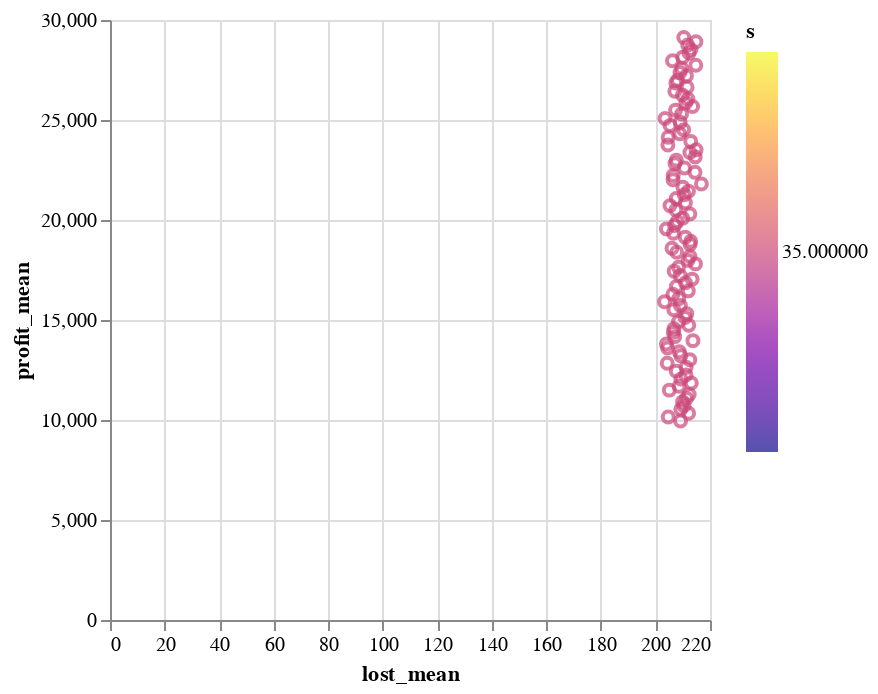

The cell this chart's notebook holds for it:
### Code cell
# w zaleznosci od wagi ktora kropka (lewy gorny rog) dla 1 wagi ta blizej lewej
using VegaLite
df |> @vlplot(:point, x=:lost_mean, y=:profit_mean, color={:s, scale={scheme=:plasma}})

### Figure 1 — Vega-Lite specification as saved in the notebook (floating-point values rounded to 4 significant figures)
{"data": {"values": [{"N": 1000, "S": 230, "lost_mean": 209.2, "lost_std": 94.68, "m": 250, "p": 0, "profit_mean": 9951.0, "profit_std": 287.9, "s": 35}, {"N": 1000, "S": 230, "lost_mean": 204.7, "lost_std": 94.7, "m": 250, "p": 0.01, "profit_mean": 10150.0, "profit_std": 294.6, "s": 35}, {"N": 1000, "S": 230, "lost_mean": 212.2, "lost_std": 95.85, "m": 250, "p": 0.02, "profit_mean": 10340.0, "profit_std": 291.8, "s": 35}, {"N": 1000, "S": 230, "lost_mean": 209.3, "lost_std": 98.43, "m": 250, "p": 0.03, "profit_mean": 10530.0, "profit_std": 312.8, "s": 35}, {"N": 1000, "S": 230, "lost_mean": 210.4, "lost_std": 94.45, "m": 250, "p": 0.04, "profit_mean": 10720.0, "profit_std": 300.3, "s": 35}, {"N": 1000, "S": 230, "lost_mean": 209.9, "lost_std": 95.89, "m": 250, "p": 0.05, "profit_mean": 10910.0, "profit_std": 312.3, "s": 35}, {"N": 1000, "S": 230, "lost_mean": 211.4, "lost_std": 96.8, "m": 250, "p": 0.06, "profit_mean": 11090.0, "profit_std": 317.8, "s": 35}, {"N": 1000, "S": 230, "lost_mean": 212.4, "lost_std": 98.5, "m": 250, "p": 0.07, "profit_mean": 11280.0, "profit_std": 323.3, "s": 35}, {"N": 1000, "S": 230, "lost_mean": 205.1, "lost_std": 99.55, "m": 250, "p": 0.08, "profit_mean": 11490.0, "profit_std": 320.6, "s": 35}, {"N": 1000, "S": 230, "lost_mean": 208.7, "lost_std": 95.94, "m": 250, "p": 0.09, "profit_mean": 11690.0, "profit_std": 326.7, "s": 35}, {"N": 1000, "S": 230, "lost_mean": 213.1, "lost_std": 99.85, "m": 250, "p": 0.1, "profit_mean": 11850.0, "profit_std": 341.8, "s": 35}, {"N": 1000, "S": 230, "lost_mean": 209.3, "lost_std": 95.95, "m": 250, "p": 0.11, "profit_mean": 12050.0, "profit_std": 335.7, "s": 35}, {"N": 1000, "S": 230, "lost_mean": 211.2, "lost_std": 93.08, "m": 250, "p": 0.12, "profit_mean": 12250.0, "profit_std": 338.4, "s": 35}, {"N": 1000, "S": 230, "lost_mean": 207.6, "lost_std": 95.04, "m": 250, "p": 0.13, "profit_mean": 12440.0, "profit_std": 353.8, "s": 35}, {"N": 1000, "S": 230, "lost_mean": 211.2, "lost_std": 96.75, "m": 250, "p": 0.14, "profit_mean": 12640.0, "profit_std": 347.2, "s": 35}, {"N": 1000, "S": 230, "lost_mean": 204.3, "lost_std": 96.09, "m": 250, "p": 0.15, "profit_mean": 12830.0, "profit_std": 341.1, "s": 35}, {"N": 1000, "S": 230, "lost_mean": 212.6, "lost_std": 96.64, "m": 250, "p": 0.16, "profit_mean": 13020.0, "profit_std": 362.7, "s": 35}, {"N": 1000, "S": 230, "lost_mean": 209.3, "lost_std": 95.17, "m": 250, "p": 0.17, "profit_mean": 13210.0, "profit_std": 356.7, "s": 35}, {"N": 1000, "S": 230, "lost_mean": 208.8, "lost_std": 93.31, "m": 250, "p": 0.18, "profit_mean": 13410.0, "profit_std": 367.7, "s": 35}, {"N": 1000, "S": 230, "lost_mean": 204.5, "lost_std": 98.92, "m": 250, "p": 0.19, "profit_mean": 13600.0, "profit_std": 368.8, "s": 35}, {"N": 1000, "S": 230, "lost_mean": 204.0, "lost_std": 92.93, "m": 250, "p": 0.2, "profit_mean": 13800.0, "profit_std": 371.8, "s": 35}, {"N": 1000, "S": 230, "lost_mean": 213.7, "lost_std": 97.71, "m": 250, "p": 0.21, "profit_mean": 13970.0, "profit_std": 378.9, "s": 35}, {"N": 1000, "S": 230, "lost_mean": 207.0, "lost_std": 98.36, "m": 250, "p": 0.22, "profit_mean": 14170.0, "profit_std": 379.0, "s": 35}, {"N": 1000, "S": 230, "lost_mean": 206.5, "lost_std": 94.85, "m": 250, "p": 0.23, "profit_mean": 14380.0, "profit_std": 384.2, "s": 35}, {"N": 1000, "S": 230, "lost_mean": 206.8, "lost_std": 95.3, "m": 250, "p": 0.24, "profit_mean": 14560.0, "profit_std": 392.1, "s": 35}, {"N": 1000, "S": 230, "lost_mean": 212.2, "lost_std": 101.9, "m": 250, "p": 0.25, "profit_mean": 14740.0, "profit_std": 398.2, "s": 35}, {"N": 1000, "S": 230, "lost_mean": 208.5, "lost_std": 95.66, "m": 250, "p": 0.26, "profit_mean": 14920.0, "profit_std": 401.1, "s": 35}, {"N": 1000, "S": 230, "lost_mean": 210.8, "lost_std": 93.48, "m": 250, "p": 0.27, "profit_mean": 15130.0, "profit_std": 398.7, "s": 35}, {"N": 1000, "S": 230, "lost_mean": 211.5, "lost_std": 100.7, "m": 250, "p": 0.28, "profit_mean": 15320.0, "profit_std": 425.8, "s": 35}, {"N": 1000, "S": 230, "lost_mean": 206.8, "lost_std": 98.61, "m": 250, "p": 0.29, "profit_mean": 15520.0, "profit_std": 419.1, "s": 35}, {"N": 1000, "S": 230, "lost_mean": 209.1, "lost_std": 99.71, "m": 250, "p": 0.3, "profit_mean": 15720.0, "profit_std": 433.2, "s": 35}, {"N": 1000, "S": 230, "lost_mean": 203.3, "lost_std": 95.04, "m": 250, "p": 0.31, "profit_mean": 15910.0, "profit_std": 412.8, "s": 35}, {"N": 1000, "S": 230, "lost_mean": 208.5, "lost_std": 95.28, "m": 250, "p": 0.32, "profit_mean": 16070.0, "profit_std": 428.8, "s": 35}, {"N": 1000, "S": 230, "lost_mean": 206.4, "lost_std": 95.53, "m": 250, "p": 0.33, "profit_mean": 16290.0, "profit_std": 422.5, "s": 35}, {"N": 1000, "S": 230, "lost_mean": 212.1, "lost_std": 96.74, "m": 250, "p": 0.34, "profit_mean": 16460.0, "profit_std": 456.2, "s": 35}, {"N": 1000, "S": 230, "lost_mean": 207.7, "lost_std": 94.81, "m": 250, "p": 0.35, "profit_mean": 16680.0, "profit_std": 431.6, "s": 35}, {"N": 1000, "S": 230, "lost_mean": 211.0, "lost_std": 102.6, "m": 250, "p": 0.36, "profit_mean": 16860.0, "profit_std": 457.6, "s": 35}, {"N": 1000, "S": 230, "lost_mean": 213.4, "lost_std": 100.2, "m": 250, "p": 0.37, "profit_mean": 17040.0, "profit_std": 472.2, "s": 35}, {"N": 1000, "S": 230, "lost_mean": 209.1, "lost_std": 96.21, "m": 250, "p": 0.38, "profit_mean": 17230.0, "profit_std": 447.9, "s": 35}, {"N": 1000, "S": 230, "lost_mean": 206.9, "lost_std": 99.92, "m": 250, "p": 0.39, "profit_mean": 17440.0, "profit_std": 472.6, "s": 35}, {"N": 1000, "S": 230, "lost_mean": 208.5, "lost_std": 95.44, "m": 250, "p": 0.4, "profit_mean": 17640.0, "profit_std": 464.3, "s": 35}, {"N": 1000, "S": 230, "lost_mean": 214.7, "lost_std": 98.98, "m": 250, "p": 0.41, "profit_mean": 17810.0, "profit_std": 454.1, "s": 35}, {"N": 1000, "S": 230, "lost_mean": 211.9, "lost_std": 99.67, "m": 250, "p": 0.42, "profit_mean": 17980.0, "profit_std": 479.1, "s": 35}, {"N": 1000, "S": 230, "lost_mean": 212.7, "lost_std": 97.74, "m": 250, "p": 0.43, "profit_mean": 18180.0, "profit_std": 465.5, "s": 35}, {"N": 1000, "S": 230, "lost_mean": 207.8, "lost_std": 95.11, "m": 250, "p": 0.44, "profit_mean": 18390.0, "profit_std": 474.2, "s": 35}, {"N": 1000, "S": 230, "lost_mean": 206.1, "lost_std": 94.76, "m": 250, "p": 0.45, "profit_mean": 18590.0, "profit_std": 494.8, "s": 35}, {"N": 1000, "S": 230, "lost_mean": 212.7, "lost_std": 94.28, "m": 250, "p": 0.46, "profit_mean": 18770.0, "profit_std": 483.0, "s": 35}, {"N": 1000, "S": 230, "lost_mean": 212.9, "lost_std": 98.58, "m": 250, "p": 0.47, "profit_mean": 18930.0, "profit_std": 505.6, "s": 35}, {"N": 1000, "S": 230, "lost_mean": 210.9, "lost_std": 94.75, "m": 250, "p": 0.48, "profit_mean": 19140.0, "profit_std": 483.4, "s": 35}, {"N": 1000, "S": 230, "lost_mean": 206.6, "lost_std": 94.63, "m": 250, "p": 0.49, "profit_mean": 19340.0, "profit_std": 487.7, "s": 35}, {"N": 1000, "S": 230, "lost_mean": 204.0, "lost_std": 93.54, "m": 250, "p": 0.5, "profit_mean": 19560.0, "profit_std": 498.9, "s": 35}, {"N": 1000, "S": 230, "lost_mean": 207.0, "lost_std": 96.12, "m": 250, "p": 0.51, "profit_mean": 19720.0, "profit_std": 502.2, "s": 35}, {"N": 1000, "S": 230, "lost_mean": 208.0, "lost_std": 93.34, "m": 250, "p": 0.52, "profit_mean": 19920.0, "profit_std": 510.8, "s": 35}, {"N": 1000, "S": 230, "lost_mean": 210.0, "lost_std": 97.45, "m": 250, "p": 0.53, "profit_mean": 20090.0, "profit_std": 540.5, "s": 35}, {"N": 1000, "S": 230, "lost_mean": 212.6, "lost_std": 102.6, "m": 250, "p": 0.54, "profit_mean": 20300.0, "profit_std": 546.1, "s": 35}, {"N": 1000, "S": 230, "lost_mean": 207.5, "lost_std": 95.08, "m": 250, "p": 0.55, "profit_mean": 20500.0, "profit_std": 511.4, "s": 35}, {"N": 1000, "S": 230, "lost_mean": 205.3, "lost_std": 91.45, "m": 250, "p": 0.56, "profit_mean": 20720.0, "profit_std": 528.7, "s": 35}, {"N": 1000, "S": 230, "lost_mean": 211.0, "lost_std": 95.47, "m": 250, "p": 0.57, "profit_mean": 20860.0, "profit_std": 536.8, "s": 35}, {"N": 1000, "S": 230, "lost_mean": 207.6, "lost_std": 92.92, "m": 250, "p": 0.58, "profit_mean": 21080.0, "profit_std": 540.1, "s": 35}, {"N": 1000, "S": 230, "lost_mean": 210.6, "lost_std": 93.73, "m": 250, "p": 0.59, "profit_mean": 21260.0, "profit_std": 544.1, "s": 35}, {"N": 1000, "S": 230, "lost_mean": 212.1, "lost_std": 97.74, "m": 250, "p": 0.6, "profit_mean": 21440.0, "profit_std": 555.9, "s": 35}, {"N": 1000, "S": 230, "lost_mean": 210.1, "lost_std": 93.14, "m": 250, "p": 0.61, "profit_mean": 21640.0, "profit_std": 518.0, "s": 35}, {"N": 1000, "S": 230, "lost_mean": 216.8, "lost_std": 101.0, "m": 250, "p": 0.62, "profit_mean": 21800.0, "profit_std": 579.6, "s": 35}, {"N": 1000, "S": 230, "lost_mean": 206.4, "lost_std": 93.56, "m": 250, "p": 0.63, "profit_mean": 22010.0, "profit_std": 563.4, "s": 35}, {"N": 1000, "S": 230, "lost_mean": 206.5, "lost_std": 93.31, "m": 250, "p": 0.64, "profit_mean": 22220.0, "profit_std": 550.0, "s": 35}, {"N": 1000, "S": 230, "lost_mean": 214.5, "lost_std": 97.19, "m": 250, "p": 0.65, "profit_mean": 22380.0, "profit_std": 579.9, "s": 35}, {"N": 1000, "S": 230, "lost_mean": 210.6, "lost_std": 94.86, "m": 250, "p": 0.66, "profit_mean": 22600.0, "profit_std": 566.5, "s": 35}, {"N": 1000, "S": 230, "lost_mean": 207.2, "lost_std": 91.72, "m": 250, "p": 0.67, "profit_mean": 22820.0, "profit_std": 594.0, "s": 35}, {"N": 1000, "S": 230, "lost_mean": 207.7, "lost_std": 98.76, "m": 250, "p": 0.68, "profit_mean": 22990.0, "profit_std": 591.2, "s": 35}, {"N": 1000, "S": 230, "lost_mean": 214.6, "lost_std": 96.78, "m": 250, "p": 0.69, "profit_mean": 23160.0, "profit_std": 585.7, "s": 35}, {"N": 1000, "S": 230, "lost_mean": 212.6, "lost_std": 98.91, "m": 250, "p": 0.7, "profit_mean": 23370.0, "profit_std": 620.6, "s": 35}, {"N": 1000, "S": 230, "lost_mean": 214.9, "lost_std": 98.97, "m": 250, "p": 0.71, "profit_mean": 23510.0, "profit_std": 624.6, "s": 35}, {"N": 1000, "S": 230, "lost_mean": 204.6, "lost_std": 94.52, "m": 250, "p": 0.72, "profit_mean": 23750.0, "profit_std": 611.8, "s": 35}, {"N": 1000, "S": 230, "lost_mean": 212.9, "lost_std": 98.32, "m": 250, "p": 0.73, "profit_mean": 23930.0, "profit_std": 648.7, "s": 35}, {"N": 1000, "S": 230, "lost_mean": 204.7, "lost_std": 97.44, "m": 250, "p": 0.74, "profit_mean": 24130.0, "profit_std": 593.7, "s": 35}, {"N": 1000, "S": 230, "lost_mean": 208.9, "lost_std": 96.83, "m": 250, "p": 0.75, "profit_mean": 24310.0, "profit_std": 619.7, "s": 35}, {"N": 1000, "S": 230, "lost_mean": 210.3, "lost_std": 95.3, "m": 250, "p": 0.76, "profit_mean": 24510.0, "profit_std": 616.4, "s": 35}, {"N": 1000, "S": 230, "lost_mean": 205.4, "lost_std": 90.92, "m": 250, "p": 0.77, "profit_mean": 24720.0, "profit_std": 629.0, "s": 35}, {"N": 1000, "S": 230, "lost_mean": 209.1, "lost_std": 97.32, "m": 250, "p": 0.78, "profit_mean": 24890.0, "profit_std": 648.3, "s": 35}, {"N": 1000, "S": 230, "lost_mean": 203.5, "lost_std": 90.22, "m": 250, "p": 0.79, "profit_mean": 25070.0, "profit_std": 636.5, "s": 35}, {"N": 1000, "S": 230, "lost_mean": 209.6, "lost_std": 94.84, "m": 250, "p": 0.8, "profit_mean": 25300.0, "profit_std": 660.1, "s": 35}, {"N": 1000, "S": 230, "lost_mean": 207.4, "lost_std": 96.37, "m": 250, "p": 0.81, "profit_mean": 25490.0, "profit_std": 627.2, "s": 35}, {"N": 1000, "S": 230, "lost_mean": 213.6, "lost_std": 97.55, "m": 250, "p": 0.82, "profit_mean": 25680.0, "profit_std": 667.0, "s": 35}, {"N": 1000, "S": 230, "lost_mean": 211.1, "lost_std": 99.9, "m": 250, "p": 0.83, "profit_mean": 25860.0, "profit_std": 674.0, "s": 35}, {"N": 1000, "S": 230, "lost_mean": 211.9, "lost_std": 97.92, "m": 250, "p": 0.84, "profit_mean": 26050.0, "profit_std": 663.5, "s": 35}, {"N": 1000, "S": 230, "lost_mean": 209.9, "lost_std": 98.66, "m": 250, "p": 0.85, "profit_mean": 26250.0, "profit_std": 650.5, "s": 35}, {"N": 1000, "S": 230, "lost_mean": 207.1, "lost_std": 96.59, "m": 250, "p": 0.86, "profit_mean": 26440.0, "profit_std": 682.4, "s": 35}, {"N": 1000, "S": 230, "lost_mean": 211.6, "lost_std": 95.36, "m": 250, "p": 0.87, "profit_mean": 26630.0, "profit_std": 676.8, "s": 35}, {"N": 1000, "S": 230, "lost_mean": 207.5, "lost_std": 95.76, "m": 250, "p": 0.88, "profit_mean": 26850.0, "profit_std": 692.2, "s": 35}, {"N": 1000, "S": 230, "lost_mean": 208.1, "lost_std": 98.83, "m": 250, "p": 0.89, "profit_mean": 26990.0, "profit_std": 702.4, "s": 35}, {"N": 1000, "S": 230, "lost_mean": 211.4, "lost_std": 96.96, "m": 250, "p": 0.9, "profit_mean": 27210.0, "profit_std": 702.4, "s": 35}, {"N": 1000, "S": 230, "lost_mean": 209.0, "lost_std": 96.74, "m": 250, "p": 0.91, "profit_mean": 27380.0, "profit_std": 689.1, "s": 35}, {"N": 1000, "S": 230, "lost_mean": 209.6, "lost_std": 92.25, "m": 250, "p": 0.92, "profit_mean": 27580.0, "profit_std": 681.3, "s": 35}, {"N": 1000, "S": 230, "lost_mean": 214.8, "lost_std": 100.2, "m": 250, "p": 0.93, "profit_mean": 27740.0, "profit_std": 703.7, "s": 35}, {"N": 1000, "S": 230, "lost_mean": 206.3, "lost_std": 93.59, "m": 250, "p": 0.94, "profit_mean": 27960.0, "profit_std": 708.0, "s": 35}, {"N": 1000, "S": 230, "lost_mean": 210.0, "lost_std": 97.36, "m": 250, "p": 0.95, "profit_mean": 28140.0, "profit_std": 713.0, "s": 35}, {"N": 1000, "S": 230, "lost_mean": 212.3, "lost_std": 97.58, "m": 250, "p": 0.96, "profit_mean": 28350.0, "profit_std": 703.2, "s": 35}, {"N": 1000, "S": 230, "lost_mean": 213.0, "lost_std": 98.13, "m": 250, "p": 0.97, "profit_mean": 28520.0, "profit_std": 724.0, "s": 35}, {"N": 1000, "S": 230, "lost_mean": 211.8, "lost_std": 98.45, "m": 250, "p": 0.98, "profit_mean": 28750.0, "profit_std": 734.9, "s": 35}, {"N": 1000, "S": 230, "lost_mean": 214.8, "lost_std": 94.99, "m": 250, "p": 0.99, "profit_mean": 28920.0, "profit_std": 727.9, "s": 35}, {"N": 1000, "S": 230, "lost_mean": 210.4, "lost_std": 96.5, "m": 250, "p": 1, "profit_mean": 29120.0, "profit_std": 745.2, "s": 35}]}, "encoding": {"color": {"field": "s", "scale": {"scheme": "plasma"}, "type": "quantitative"}, "x": {"field": "lost_mean", "type": "quantitative"}, "y": {"field": "profit_mean", "type": "quantitative"}}, "mark": "point"}
